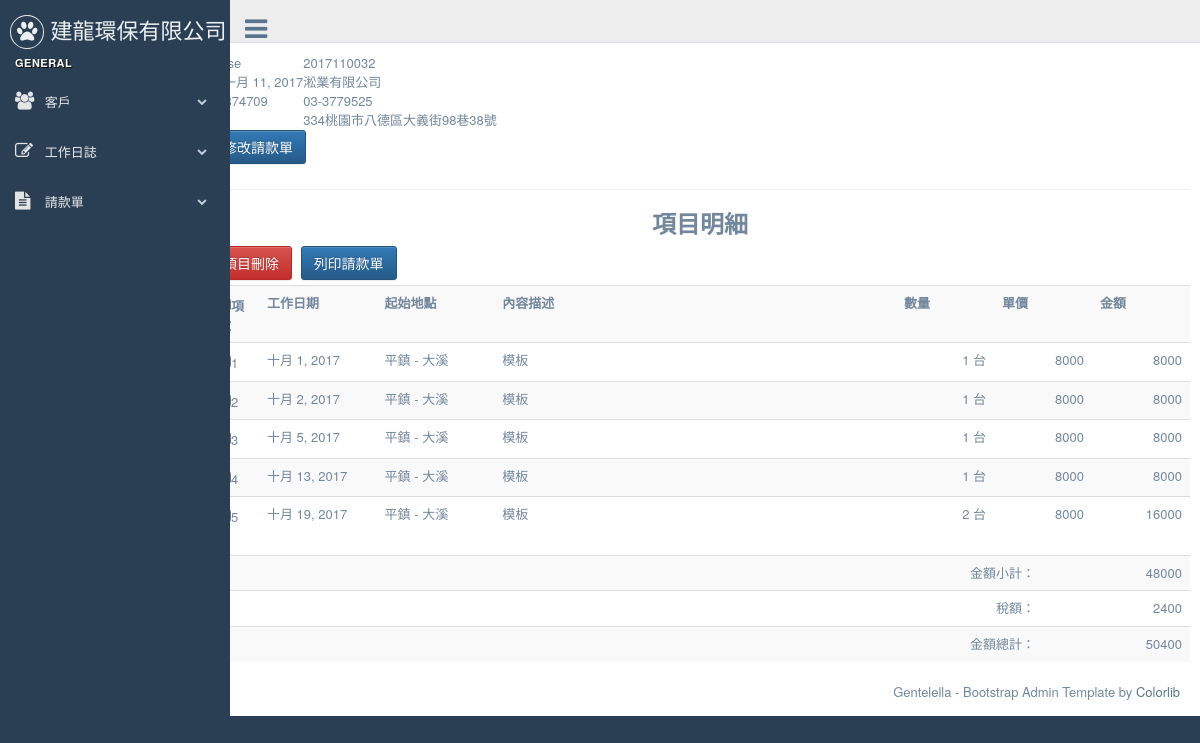
/bills/64/, run on an earlier commit of the app's database.
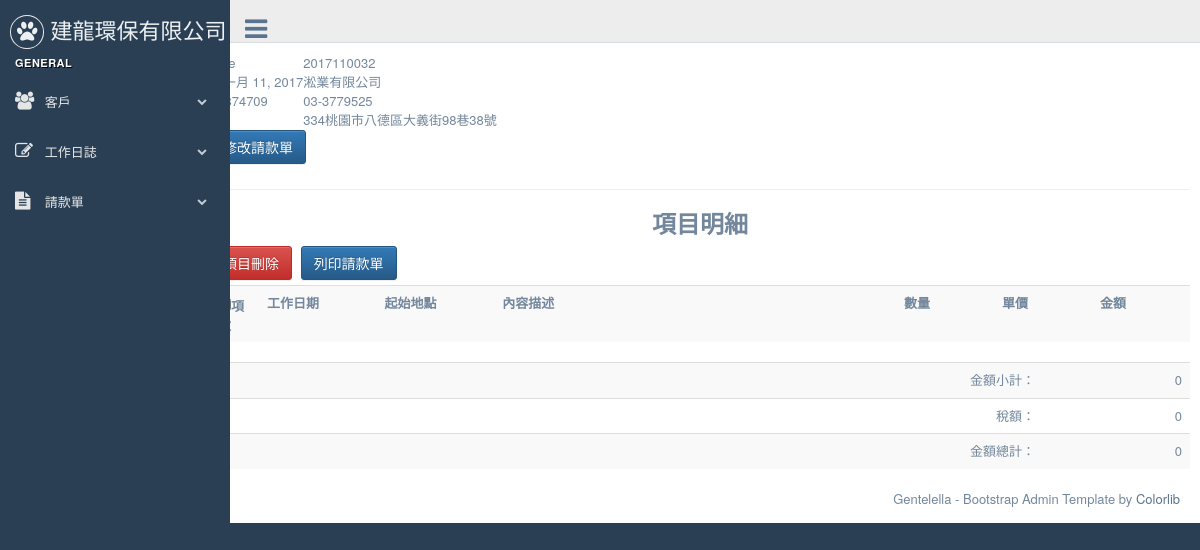
And on a later commit of the database.
### bills/models.py (models this page shows, shortened)
class Bill(models.Model):
    customer = models.ForeignKey(Customer, on_delete=models.CASCADE)
    bill_number = models.CharField(max_length=12, null=True, blank=True, unique=True)
    ord_date = models.DateField(default=timezone.now) #請款日期
    created = models.DateTimeField(auto_now_add=True)
    updated = models.DateTimeField(auto_now=True)
    objects = BillNumberManager()
    is_valid = models.BooleanField(default=False, verbose_name="單據作廢")# True代表此單據作廢
    paied = models.BooleanField(default=False,verbose_name="已付款")# True代表此單據已付款
    class Meta:
        ordering = ('-created',)
    def get_total_amount(self):
        total =  sum( int(obj.item.get_amount()) for obj in self.billitem_set.all())
        return total
    def get_tax_amount(self):
        return int(float(self.get_total_amount()) * 0.05)
    def get_grand_amount(self):
        return sum( (self.get_total_amount(), self.get_tax_amount()))
    def get_absolute_url(self):
        return reverse('bills:bill_detail', kwargs={"pk": self.id} )

class BillItem(models.Model):
    bill = models.ForeignKey(Bill)
    item = models.ForeignKey(Dailylog,  on_delete=models.CASCADE,related_name='bill_items')
    class Meta:
        ordering = ( 'item', )

### customers/models.py (models this page shows, shortened)
class Customer(models.Model):
    title = models.CharField(max_length=36, null=False, blank=False, verbose_name='客戶名稱')
    unikey = models.CharField(  max_length=12,null=True, blank=True, verbose_name='統一編號' )
    address = models.CharField( max_length=100, null=True, blank=True, verbose_name='地址')
    phone = models.CharField(max_length=20, null=True, blank=True, verbose_name='電話')
    faxno = models.CharField(max_length=20, null=True, blank=True, verbose_name='傳真')
    invalid = models.BooleanField(default=False, verbose_name='停用')
    create_at = models.DateTimeField(auto_now_add=True, auto_now =False)
    modify = models.DateTimeField(auto_now_add=False, auto_now =True)
    def __str__(self):
        return self.title

### dailywork/models.py (models this page shows, shortened)
class Dailylog(models.Model):
	work_date = models.DateField( default=timezone.now )
	customer = models.ForeignKey(Customer)
	start_at = models.CharField(  max_length=20, null=False, blank=False )
	end_with = models.CharField(  max_length=20, null=False, blank=False )
	opreateDesc = models.CharField(max_length=20, blank=False, null=False)
	quantity = models.DecimalField( max_digits=10, decimal_places=0)
	uom = models.ForeignKey(Uom)
	uniprice = models.DecimalField( max_digits=10, decimal_places=0)
	notes = models.TextField(blank=True, null=True)
	payrequest = models.BooleanField(default=False, verbose_name='已請款')    # 是否已請款
	is_freecharge = models.BooleanField(default=False, verbose_name='免費項目')    # 是否爲免費項目, 如果為免費項目則在未請款清單是不會顯示的
	bill_number = models.CharField(  max_length=20, null=True, blank=True )
	invalid = models.BooleanField(default=False, verbose_name='項目作廢')
	create_at = models.DateTimeField( auto_now_add=True, auto_now=False)
	modify = models.DateTimeField( auto_now_add=False, auto_now=True)
	objects = DailylogManager()
	def get_amount(self):
		return self.quantity * self.uniprice

class Uom(models.Model):
	descriotion =  models.CharField(  max_length=20, null=False, blank=False )
	def __str__(self):
		return self.descriotion

### bills/views.py (the view)
# urls.py: url(r'^(?P<pk>\d+)/$', BillDetail.as_view( template_name ='bills/bill_detail.html'), name="bill_detail"  ),
class BillDetail(DetailView):
    model = Bill

### templates/bills/bill_detail.html (shortened to what this page needs)
{% extends "base.html" %}
{% load humanize %}
{% load l10n %}
{% block content %}
<table >
  <tr>
    <td>{{ bill.is_valid }}</td>
    <td>{{ bill.bill_number }}</td>
  </tr>
  <tr>
    <td>{{ bill.ord_date }}</td>
    <td>{{ bill.customer }}</td>
  </tr>
  <tr>
    <td>{{ bill.customer.unikey }}</td>
    <td>{{ bill.customer.phone }}</td>
  </tr>
  <tr>
    <td>{{ bill.customer.faxno }}</td>
    <td>{{ bill.customer.address }} </td>
  </tr>
</table>
<a href="{{ bill.get_absolute_url }}edit" class="btn btn-primary" >修改請款單</a>
<hr>
<h3 align='center'><strong>項目明細</strong></h3>
<form id="delform" action="" method="POST" onsubmit="return deleteOnSubmit({{ bill.id }})" >{% csrf_token %}
  <div class="form-inline" >
  <button type="submit"  class="btn btn-danger form-control" >項目刪除</button>
  <a href="{{ bill.get_absolute_url }}gen_pdfv2" class="btn btn-primary form-control" target="_blank">列印請款單</a>
  </div>
  <div>
  <table class="table table-striped  bulk_action" >
    <tr>
      <th width="5%"><input type="checkbox" value="核取方塊" id="CheckAll" />項次</th>
      <th width="12%">工作日期</th>
      <th width="12%">起始地點</th>
      <th >內容描述</th>
      <th width="10%"  align="right">數量</th>
      <th width="10%"  align="right">單價</th>
      <th width="10%"  align="right">金額</th>
    </tr>
   {% for items in bill.billitem_set.all %}
    <tr>
      <td><input type="checkbox" class='cb' name="dailylogs" id='dailylog_{{ items.item.id }}' value="{{ items.item.id }}" />{{ forloop.counter }}</td>
      <td>{{ items.item.work_date }}</td>
      <td>{{ items.item.start_at }} - {{ items.item.end_with }}</td>
      <td>{{ items.item.opreateDesc }} </td>
      <td  align="right">{{ items.item.quantity|intcomma  }} {{ items.item.uom}}</td>
      <td  align="right">{{ items.item.uniprice|intcomma  }} </td>
      <td  align="right">{{ items.item.get_amount|intcomma }} </td>
    </tr>
  {% endfor %}
  </table>
  </div>
</form>
  <div>
    <table class="table table-striped" >
      <tr  align="right">
        <td>金額小計：</td><td width="15%" >{{ bill.get_total_amount|intcomma}}</td>
        </tr>  <tr  align="right">
        <td>稅額：</td><td width="15" >{{ bill.get_tax_amount|intcomma  }}</td>
      </tr>  <tr align="right">
        <td>金額總計：</td><td width="15%" >{{ bill.get_grand_amount|intcomma}}</td>
      </tr>
    </table>
  </div>
{% endblock content %}

### templates/base.html (shortened to what this page needs)
{% load staticfiles %}
{% load i18n %}
{% load humanize %}
<!DOCTYPE html>
<html>
  <head>
    <link rel="stylesheet" href='{% static "css/bootstrap.min.css" %}' >
    <link rel="stylesheet" href='{% static "css/bootstrap-theme.min.css" %}' >
    <link href='{% static "css/font-awesome.min.css" %}' rel="stylesheet">
    <link rel="stylesheet" href='{% static "css/nprogress.css" %}' >
    <link rel="stylesheet" href='{% static "css/green.css" %}' >
    <link rel="stylesheet" href='{% static "css/bootstrap-progressbar-3.3.4.min.css" %}' >
    <link rel="stylesheet" href='{% static "css/jqvmap.min.css" %}' >
    <link rel="stylesheet" href='{% static "css/daterangepicker.css" %}' >
    <link rel="stylesheet" href='{% static  "css/custom.min.css" %}' >
  </head>
  <body class="nav-md ">
    <div class="container body ">
      <div class="main_container">
        <div class="col-md-3 left_col">
          <div class="left_col scroll-view">
            <div class="navbar nav_title" style="border: 0;">
              <a href="/" class="site_title"><i class="fa fa-paw"></i> <span>建龍環保有限公司</span></a>
            </div>
            <div class="clearfix">{% include "sidebar.html"  %}</div>
         </div>
        </div>
        <div>
          {% include "top_nav.html" %}
        </div>
        <div class="col-sm-10 col-md-10 col-sm-offset-2 col-md-offset-2">
        {% block content %}
        {% endblock content %}
        </div>
        <div>
          {% include "footer.html"  %}
        </div>
        </div>
      </div>
  </body>
</html>

### templates/sidebar.html (shortened to what this page needs)
  <div id="sidebar-menu" class="main_menu_side hidden-print main_menu">
    <div class="menu_section">
      <h3>General</h3>
      <ul class="nav side-menu">
        <li><a><i class="fa fa-users"></i> 客戶 <span class="fa fa-chevron-down"></span></a>
        </li>
        <li><a><i class="fa fa-edit"></i> 工作日誌  <span class="fa fa-chevron-down"></span></a>
        </li>
        <li><a><i class="fa fa-file-text"></i> 請款單 <span class="fa fa-chevron-down"></span></a>
        </li>
    </div>
  </div>

### templates/top_nav.html (shortened to what this page needs)
{% load staticfiles %}
<div class="top_nav">
  <div class="nav_menu">
    <nav>
      <div class="nav toggle">
        <a id="menu_toggle"><i class="fa fa-bars"></i></a>
      </div>
    </nav>
  </div>
</div>

### templates/footer.html
<footer>
  <div  class="pull-right">
    Gentelella - Bootstrap Admin Template by <a href="https://colorlib.com">Colorlib</a>
  </div>
  <div class="clearfix"></div>
</footer>

What changed in the data, as far as the page shows it:
removed BillItem: item.work_date "十月 1, 2017", item.start_at "平鎮", item.end_with "大溪", item.opreateDesc "模板", item.quantity "1", item.uom "台", item.uniprice "8000", item.get_amount "8000"
removed BillItem: item.work_date "十月 2, 2017", item.start_at "平鎮", item.end_with "大溪", item.opreateDesc "模板", item.quantity "1", item.uom "台", item.uniprice "8000", item.get_amount "8000"
removed BillItem: item.work_date "十月 5, 2017", item.start_at "平鎮", item.end_with "大溪", item.opreateDesc "模板", item.quantity "1", item.uom "台", item.uniprice "8000", item.get_amount "8000"
removed BillItem: item.work_date "十月 13, 2017", item.start_at "平鎮", item.end_with "大溪", item.opreateDesc "模板", item.quantity "1", item.uom "台", item.uniprice "8000", item.get_amount "8000"
removed BillItem: item.work_date "十月 19, 2017", item.start_at "平鎮", item.end_with "大溪", item.opreateDesc "模板", item.quantity "2", item.uom "台", item.uniprice "8000", item.get_amount "16000"
changed Bill "淞業有限公司": get_total_amount "48000" → "0"; get_tax_amount "2400" → "0"; get_grand_amount "50400" → "0"
